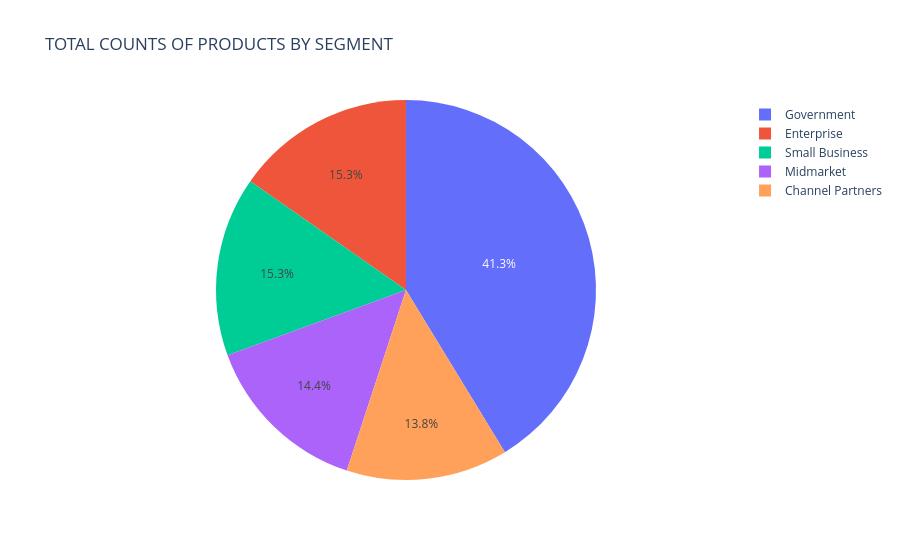

Notebook cell for this chart:
### Code cell
fig = px.pie(
    c,
    names="Segment",
    values="Units Sold",
    title="TOTAL COUNTS OF PRODUCTS BY SEGMENT"
)

fig.show()

### Figure 1 — Plotly figure (JSON) as saved in the notebook; plotly's stock layout.template omitted (floating-point values rounded to 4 significant figures)
{"data": [{"domain": {"x": [0, 1], "y": [0, 1]}, "hovertemplate": "Segment=%{label}<br>Units Sold=%{value}<extra></extra>", "labels": ["Channel Partners", "Enterprise", "Government", "Midmarket", "Small Business"], "legendgroup": "", "name": "", "showlegend": true, "type": "pie", "values": [90, 100, 270, 94, 100]}], "layout": {"autosize": true, "legend": {"tracegroupgap": 0}, "title": {"text": "TOTAL COUNTS OF PRODUCTS BY SEGMENT"}}}
